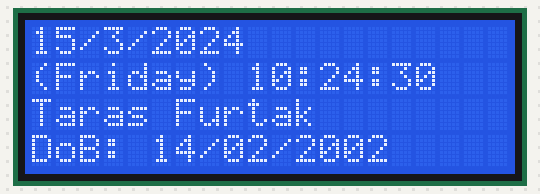
Recording of a sketch running on a simulated Arduino Leonardo, built with avr-gcc and run on an emulated ATmega32U4. Shown: 20×4 character LCD. The local clock reads 2024-03-15 10:24:30 at power-on unless the sketch sets it.

Above: at 0.2 s.
At 4.4 s:
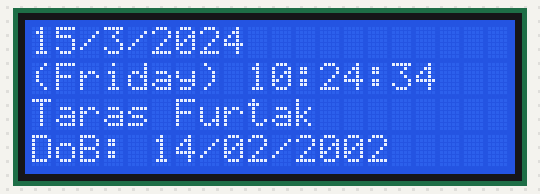
At 11.8 s:
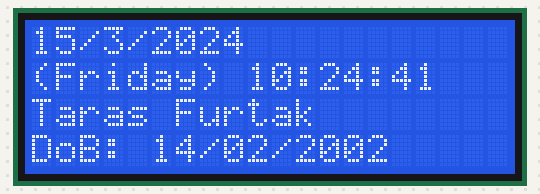
At 19.3 s:
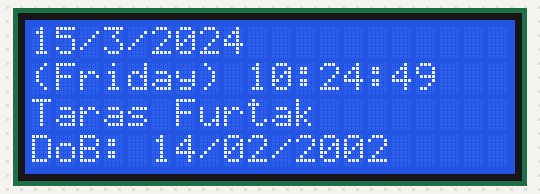
At 27.7 s:
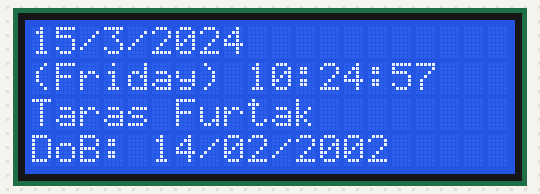
At 38.3 s:
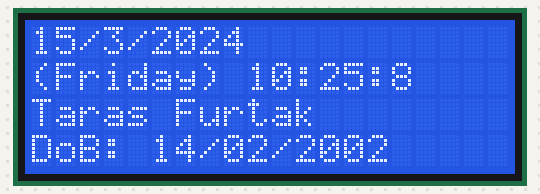

The sketch:

sketch.ino
```cpp
#include <Wire.h>
#include "RTClib.h"

#include <Wire.h> //
#include <LiquidCrystal_I2C.h>

RTC_DS1307 rtc;
char daysOfTheWeek[7][12] = {"Sunday", "Monday", "Tuesday", "Wednesday", "Thursday", "Friday", "Saturday"};

LiquidCrystal_I2C lcd(0x27,20,4);

void setup () {

lcd.init();
lcd.backlight();
lcd.setCursor(0, 0);

 while (!Serial); // for Leonardo/Micro/Zero
 Serial.begin(57600);
 if (! rtc.begin()) {
   Serial.println("Couldn't find RTC");
   while (1);
 }
 if (! rtc.isrunning()) {
   Serial.println("RTC is NOT running!");
   // following line sets the RTC to the date & time this sketch was compiled
   rtc.adjust(DateTime(F(__DATE__), F(__TIME__)));
   // This line sets the RTC with an explicit date & time, for example to set
   // January 21, 2014 at 3am you would call:
   // rtc.adjust(DateTime(2014, 1, 21, 3, 0, 0));
 }
}
void loop () {
 DateTime now = rtc.now();
 lcd.print(now.day(), DEC);
 lcd.print('/');
 lcd.print(now.month(), DEC);
 lcd.print('/');
 lcd.print(now.year(), DEC);

 lcd.setCursor(-1, 1);
 lcd.print(" (");
 lcd.print(daysOfTheWeek[now.dayOfTheWeek()]);
 lcd.print(") ");
 lcd.print(now.hour(), DEC);
 lcd.print(':');
 lcd.print(now.minute(), DEC);
 lcd.print(':');
 lcd.print(now.second(), DEC);
 lcd.println();

lcd.setCursor(0, 2);
lcd.print("Taras ");
lcd.print("Furtak");

lcd.setCursor(0,3);
lcd.print("DoB: 14/02/2002");

 delay(1000);
 lcd.clear();

}
```

Measured:
- what the display in image 0 shows lasts 1.0 s, from 0.1 s to 1.1 s
